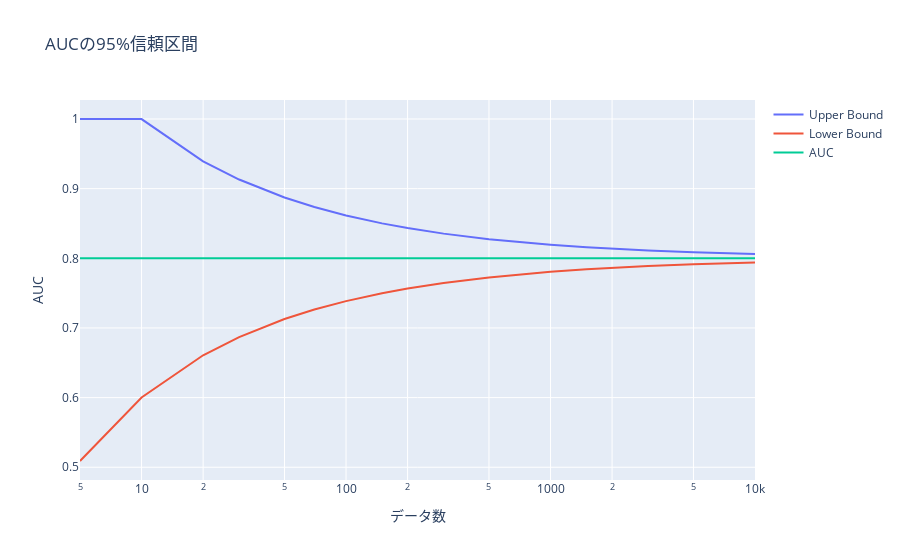

Notebook source saved alongside this figure:
### Code cell
df = make_df(0.8)
auc_95(df)

### Figure 1 — Plotly figure (JSON) as saved in the notebook; plotly's stock layout.template omitted (floating-point values rounded to 4 significant figures)
{"data": [{"mode": "lines", "name": "Upper Bound", "type": "scatter", "x": [5, 10, 20, 30, 50, 70, 100, 150, 200, 300, 500, 700, 1000, 1500, 2000, 3000, 5000, 10000], "y": [1, 0.9999, 0.9392, 0.9131, 0.8872, 0.8736, 0.8615, 0.8501, 0.8434, 0.8354, 0.8274, 0.8232, 0.8194, 0.8158, 0.8137, 0.8112, 0.8087, 0.8061]}, {"mode": "lines", "name": "Lower Bound", "type": "scatter", "x": [5, 10, 20, 30, 50, 70, 100, 150, 200, 300, 500, 700, 1000, 1500, 2000, 3000, 5000, 10000], "y": [0.509, 0.6001, 0.6608, 0.6869, 0.7128, 0.7264, 0.7385, 0.7499, 0.7566, 0.7646, 0.7726, 0.7768, 0.7806, 0.7842, 0.7863, 0.7888, 0.7913, 0.7939]}, {"mode": "lines", "name": "AUC", "type": "scatter", "x": [5, 10, 20, 30, 50, 70, 100, 150, 200, 300, 500, 700, 1000, 1500, 2000, 3000, 5000, 10000], "y": [0.8, 0.8, 0.8, 0.8, 0.8, 0.8, 0.8, 0.8, 0.8, 0.8, 0.8, 0.8, 0.8, 0.8, 0.8, 0.8, 0.8, 0.8]}], "layout": {"showlegend": true, "title": {"text": "AUCの95%信頼区間"}, "xaxis": {"title": {"text": "データ数"}, "type": "log"}, "yaxis": {"title": {"text": "AUC"}}}}
